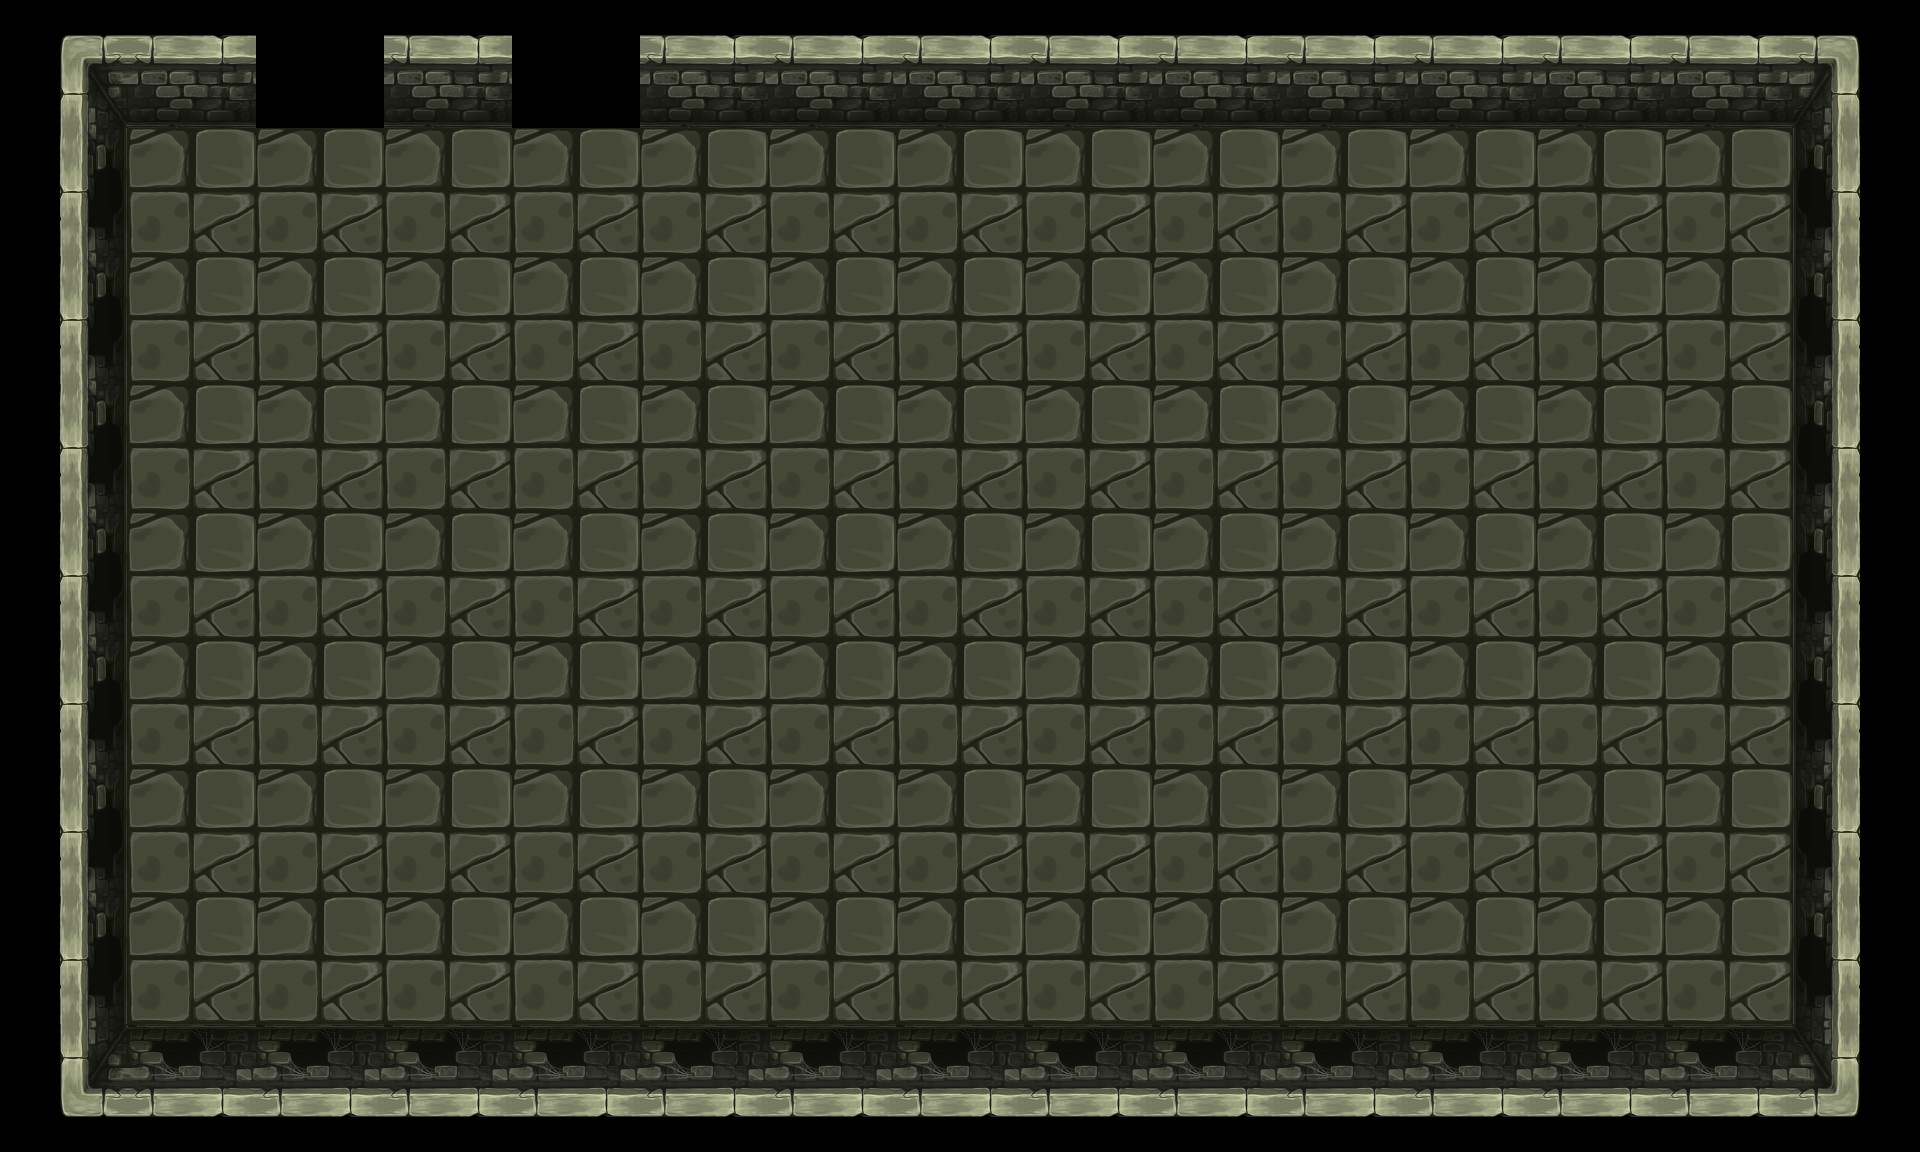

A level layout from a 2D game, rendered from its tile map. Below: a short description, then the map file with its tile-grid data intact:
An orthogonal 15x9 tile map with 128x128 px tiles, 3 tile layers (floor, wall, door).

<map version="1.10" tiledversion="1.11.0" orientation="orthogonal" renderorder="right-down" width="15" height="9" tilewidth="128" tileheight="128" infinite="0" nextlayerid="5" nextobjectid="1">
 <editorsettings>
  <export target="../../../assets/res-bundle/start/game/map/help/config/map/start.json" format="json" />
 </editorsettings>
 <properties>
  <property name="type" value="start" />
 </properties>
 <tileset firstgid="1" source="../tsx/map.tsx" />
 <layer id="1" name="floor" width="15" height="9">
  <data encoding="csv">
0,0,0,0,0,0,0,0,0,0,0,0,0,0,0,
0,9,9,9,9,9,9,9,9,9,9,9,9,9,0,
0,9,9,9,9,9,9,9,9,9,9,9,9,9,0,
0,9,9,9,9,9,9,9,9,9,9,9,9,9,0,
0,9,9,9,9,9,9,9,9,9,9,9,9,9,0,
0,9,9,9,9,9,9,9,9,9,9,9,9,9,0,
0,9,9,9,9,9,9,9,9,9,9,9,9,9,0,
0,9,9,9,9,9,9,9,9,9,9,9,9,9,0,
0,0,0,0,0,0,0,0,0,0,0,0,0,0,0
</data>
 </layer>
 <layer id="4" name="wall" width="15" height="9">
  <data encoding="csv">
5,1,0,1,0,1,1,1,1,1,1,1,1,1,6,
4,0,0,0,0,0,0,0,0,0,0,0,0,0,3,
4,0,0,0,0,0,0,0,0,0,0,0,0,0,3,
4,0,0,0,0,0,0,0,0,0,0,0,0,0,3,
4,0,0,0,0,0,0,0,0,0,0,0,0,0,3,
4,0,0,0,0,0,0,0,0,0,0,0,0,0,3,
4,0,0,0,0,0,0,0,0,0,0,0,0,0,3,
4,0,0,0,0,0,0,0,0,0,0,0,0,0,3,
7,2,2,2,2,2,2,2,2,2,2,2,2,2,8
</data>
 </layer>
 <layer id="2" name="door" width="15" height="9">
  <properties>
   <property name="127" value="0,-1" />
   <property name="60" value="-1,0" />
   <property name="7" value="0,1" />
   <property name="74" value="1,0" />
  </properties>
  <data encoding="csv">
0,0,0,0,0,0,0,0,0,0,0,0,0,0,0,
0,0,0,0,0,0,0,0,0,0,0,0,0,0,0,
0,0,0,0,0,0,0,0,0,0,0,0,0,0,0,
0,0,0,0,0,0,0,0,0,0,0,0,0,0,0,
0,0,0,0,0,0,0,0,0,0,0,0,0,0,0,
0,0,0,0,0,0,0,0,0,0,0,0,0,0,0,
0,0,0,0,0,0,0,0,0,0,0,0,0,0,0,
0,0,0,0,0,0,0,0,0,0,0,0,0,0,0,
0,0,0,0,0,0,0,0,0,0,0,0,0,0,0
</data>
 </layer>
</map>